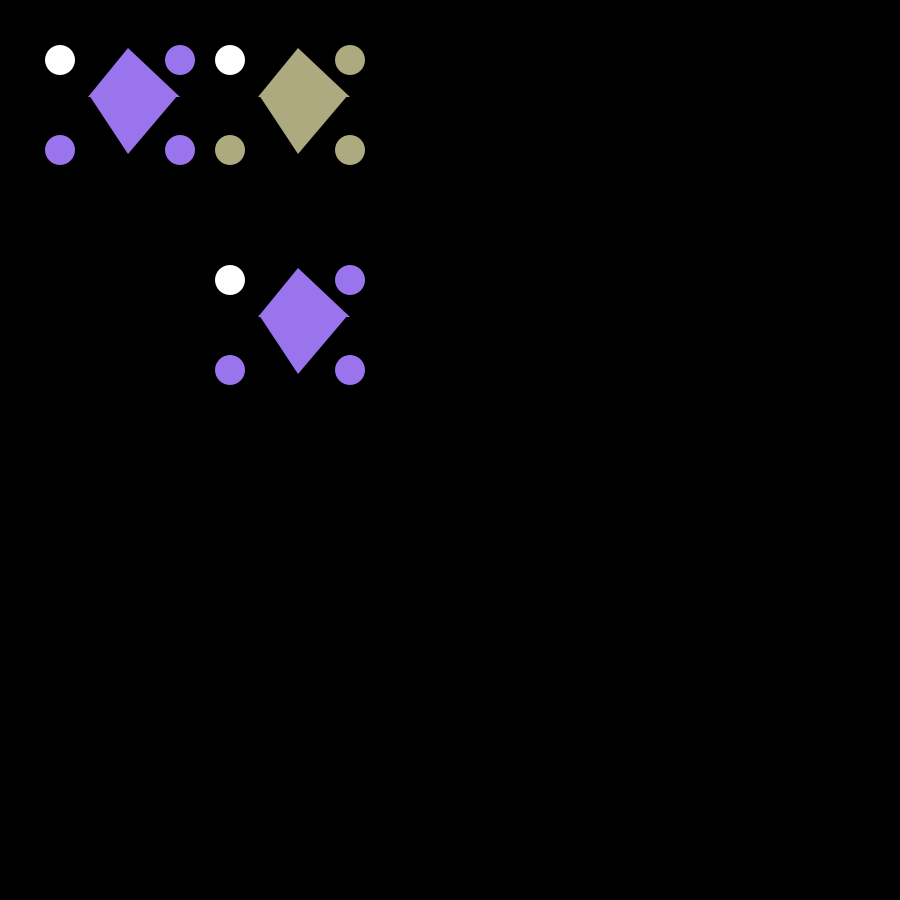
Frame 1 (no input)
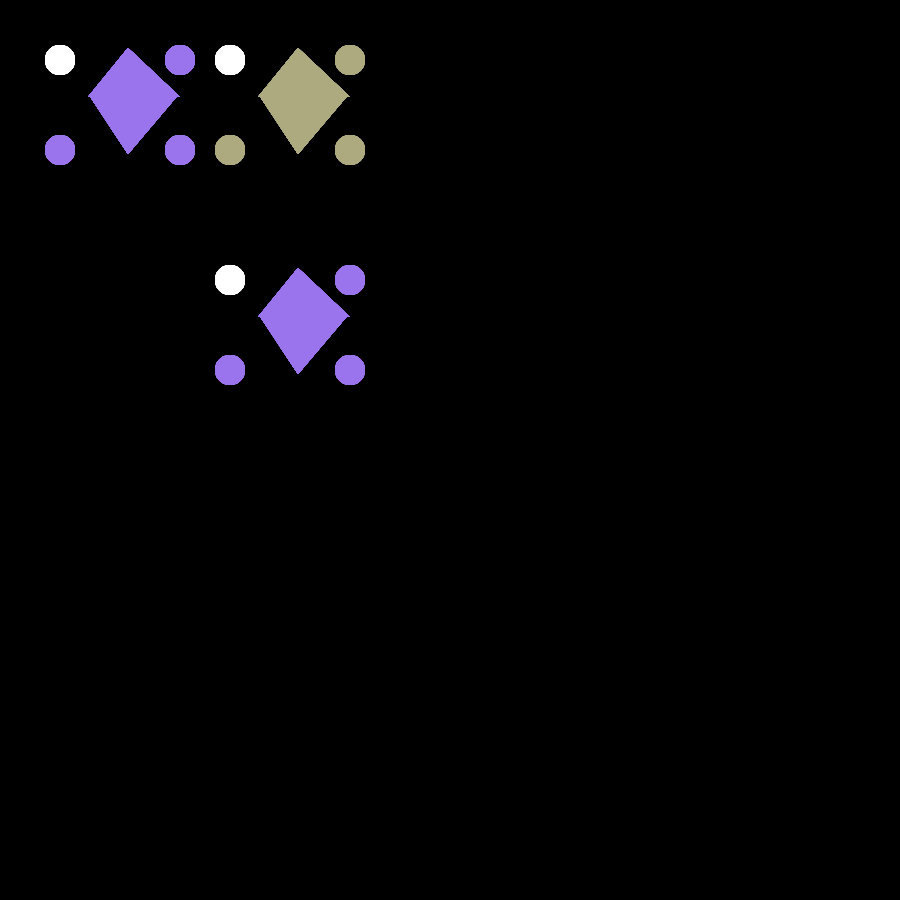
Frame 60 (the mouse pressed at the canvas centre just before this capture)
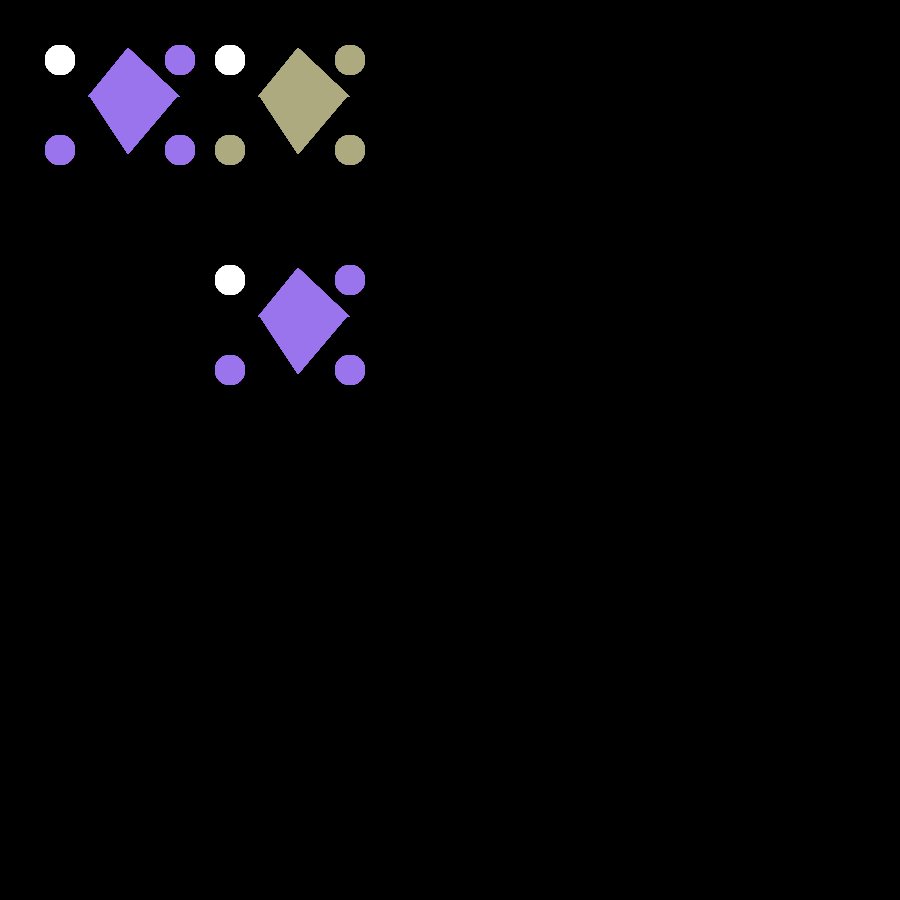
Frame 120 (the mouse held since frame 60 and released just before this capture)

The Processing sketch that drew these frames (run headless with seeded random() and noise(); from frame 60 on, the mouse is pressed at the canvas centre):

// Processing sketch: sketch_feb5_with_patthern_
// ── sketch_feb5_with_patthern_.pde
color purple;
color tan; 
color yellow;

void setup(){
  size(900,900);
  background(0);
  
  purple = color(154,116,237);
  tan = color(173,170,128);
  yellow = color(237,229,116);
  
}

void draw(){
  myPattern(30,30,purple);
  myPattern(200,30,tan);
  myPattern(200,250,purple);
}

//internal variables that can be passed
void myPattern(int eX, int eY, color c){ //custom f'n
  fill(255);
  noStroke();
  ellipse( 30 + eX, 30+ eY,30,30);
  fill(c);

  
  beginShape();//top triangle
  vertex(98+ eX,18+ eY);
  vertex(150+ eX,67+ eY);
  vertex(58+ eX,67+ eY);
  endShape();
  
  beginShape();//bottom triangle
  vertex(148+ eX,65+ eY);
  vertex(98+ eX,124+ eY);
  vertex(59+ eX,65+ eY);
  endShape();
  
  ellipse(150+ eX,30+ eY,30,30); //top right circle
  
  ellipse(30+ eX,120+ eY,30,30);
  
  ellipse(150+ eX,120+ eY,30,30);


}
void mousePressed(){
  print(mouseX,mouseY);
  
}
